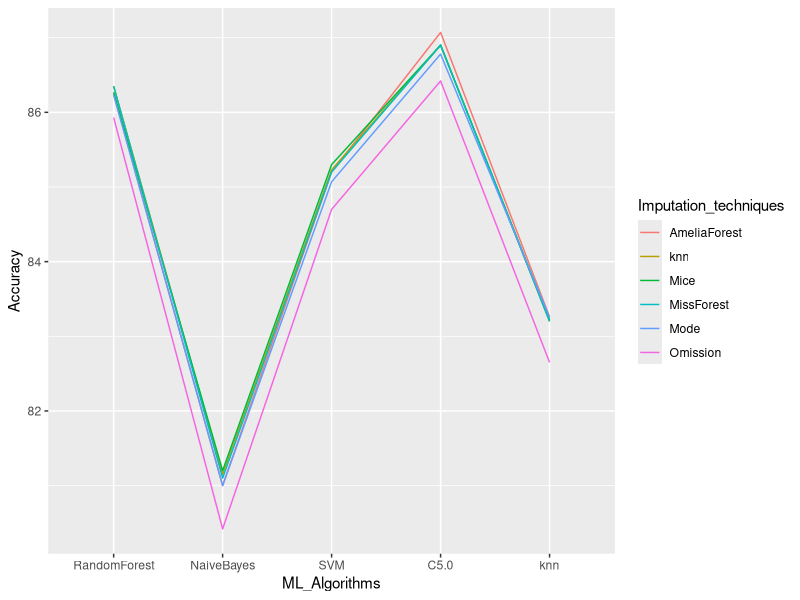

Reproduce this figure in R.
library(ggplot2)
library(reshape2)
data<-matrix(c(86.27,86.35,86.35,85.93,86.23,86.25,81.2,81.15,81.1,80.42,81,81,85.3,85.23,85.2,84.7,85.07,85.2,86.9,86.9,86.9,86.42,86.78,87.07,83.22,83.2,83.2,82.65,83.25,83.26),nrow=6,ncol=5)
df<-as.data.frame(data)
colum<-c("RandomForest","NaiveBayes","SVM","C5.0","knn")
colnames(df)<-colum
df <- cbind(Imputation_techniques=c("Mice","knn","MissForest","Omission","Mode","AmeliaForest"), df)
df <- melt(df, id.vars = 'Imputation_techniques', variable.name = 'ML_Algorithms')
colnames(df) <- c(colnames(df)[1:2], "Accuracy")
ggplot(df, aes(ML_Algorithms, Accuracy, group=Imputation_techniques)) + geom_line(aes(color=Imputation_techniques))
